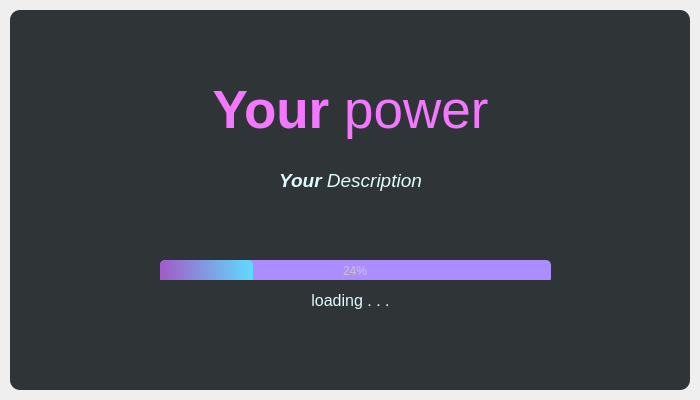
<?xml version="1.0" encoding="UTF-8"?>
<ui version="4.0">
 <class>MainWindow</class>
 <widget class="QMainWindow" name="MainWindow">
  <property name="geometry">
   <rect>
    <x>0</x>
    <y>0</y>
    <width>700</width>
    <height>400</height>
   </rect>
  </property>
  <property name="windowTitle">
   <string>MainWindow</string>
  </property>
  <widget class="QWidget" name="centralwidget">
   <layout class="QVBoxLayout" name="verticalLayout">
    <property name="spacing">
     <number>0</number>
    </property>
    <property name="leftMargin">
     <number>10</number>
    </property>
    <property name="topMargin">
     <number>10</number>
    </property>
    <property name="rightMargin">
     <number>10</number>
    </property>
    <property name="bottomMargin">
     <number>10</number>
    </property>
    <item>
     <widget class="QFrame" name="bg_black">
      <property name="styleSheet">
       <string notr="true">QFrame{
	
	background-color: rgb(47, 52, 55);
	color : rgb(220,220,220);
	border-radius: 10px;

}</string>
      </property>
      <property name="frameShape">
       <enum>QFrame::StyledPanel</enum>
      </property>
      <property name="frameShadow">
       <enum>QFrame::Raised</enum>
      </property>
      <widget class="QLabel" name="Title">
       <property name="geometry">
        <rect>
         <x>10</x>
         <y>50</y>
         <width>661</width>
         <height>101</height>
        </rect>
       </property>
       <property name="font">
        <font>
         <family>Segoe UI</family>
         <pointsize>40</pointsize>
        </font>
       </property>
       <property name="styleSheet">
        <string notr="true">color: rgb(244, 119, 255);</string>
       </property>
       <property name="text">
        <string>&lt;Strong&gt;Your&lt;/Strong&gt; power</string>
       </property>
       <property name="alignment">
        <set>Qt::AlignCenter</set>
       </property>
      </widget>
      <widget class="QLabel" name="Description">
       <property name="geometry">
        <rect>
         <x>10</x>
         <y>150</y>
         <width>661</width>
         <height>41</height>
        </rect>
       </property>
       <property name="font">
        <font>
         <family>Segoe UI</family>
         <pointsize>14</pointsize>
        </font>
       </property>
       <property name="styleSheet">
        <string notr="true">QLabel{
	color: rgb(222, 251, 255);
}</string>
       </property>
       <property name="text">
        <string>&lt;html&gt;&lt;head/&gt;&lt;body&gt;&lt;p&gt;&lt;span style=&quot; font-weight:600; font-style:italic;&quot;&gt;Your&lt;/span&gt;&lt;span style=&quot; font-style:italic;&quot;&gt; Description&lt;/span&gt;&lt;/p&gt;&lt;/body&gt;&lt;/html&gt;</string>
       </property>
       <property name="alignment">
        <set>Qt::AlignCenter</set>
       </property>
      </widget>
      <widget class="QProgressBar" name="progressBar">
       <property name="geometry">
        <rect>
         <x>150</x>
         <y>250</y>
         <width>391</width>
         <height>23</height>
        </rect>
       </property>
       <property name="styleSheet">
        <string notr="true">QProgressBar{
	
	
	background-color: rgb(170, 142, 255);
	color: rgb(200, 200, 200);
	boder-style:none;
	border-radius:5px;
	text-align:center;
}


QProgressBar::chunk{
	border-radius:5px;
	background-color: qlineargradient(spread:pad, x1:0.0248756, y1:0.369, x2:1, y2:0.346591, stop:0 rgba(160, 94, 200, 255), stop:1 rgba(94, 220, 255, 255));
}



</string>
       </property>
       <property name="value">
        <number>24</number>
       </property>
      </widget>
      <widget class="QLabel" name="loading">
       <property name="geometry">
        <rect>
         <x>10</x>
         <y>270</y>
         <width>661</width>
         <height>41</height>
        </rect>
       </property>
       <property name="font">
        <font>
         <family>Segoe UI</family>
         <pointsize>12</pointsize>
        </font>
       </property>
       <property name="styleSheet">
        <string notr="true">QLabel{
	color: rgb(85, 85, 127);
	color: rgb(222, 251, 255);
}</string>
       </property>
       <property name="text">
        <string>loading . . .</string>
       </property>
       <property name="alignment">
        <set>Qt::AlignCenter</set>
       </property>
      </widget>
     </widget>
    </item>
   </layout>
  </widget>
 </widget>
 <resources/>
 <connections/>
</ui>
